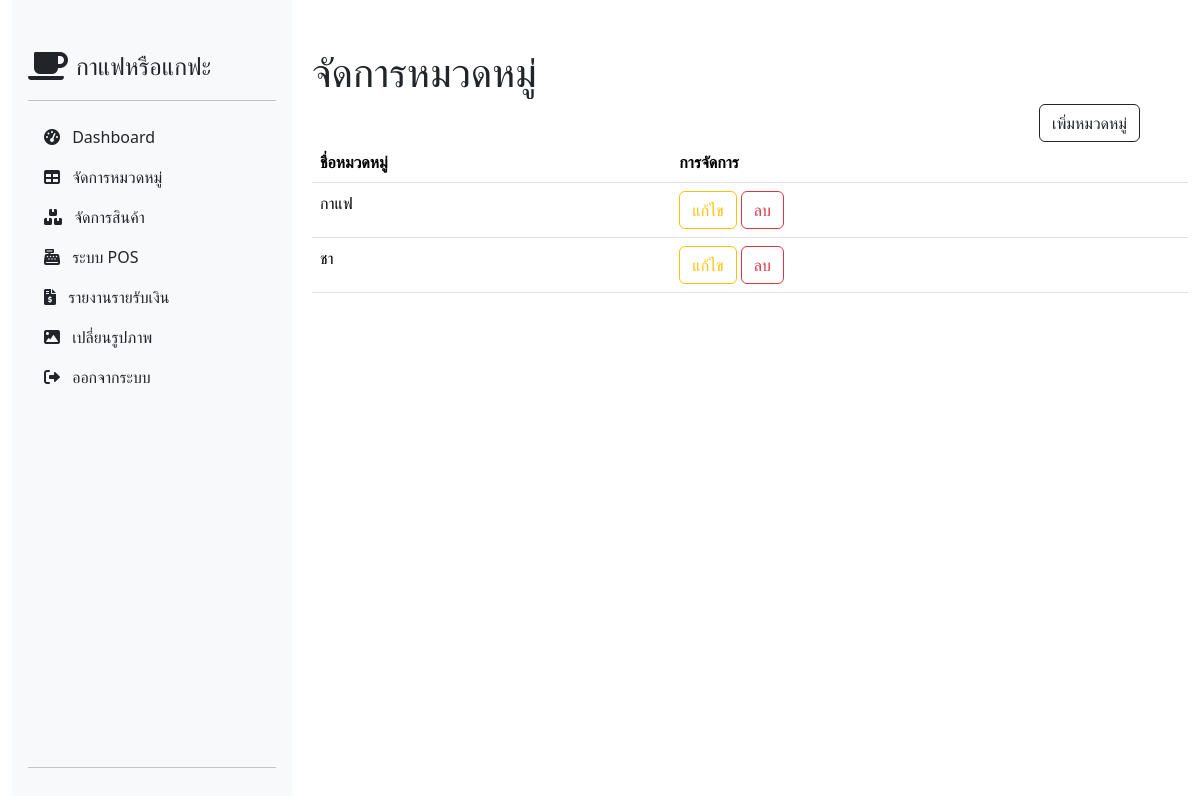
The app's page /manage_categories.php (signed in), older data.
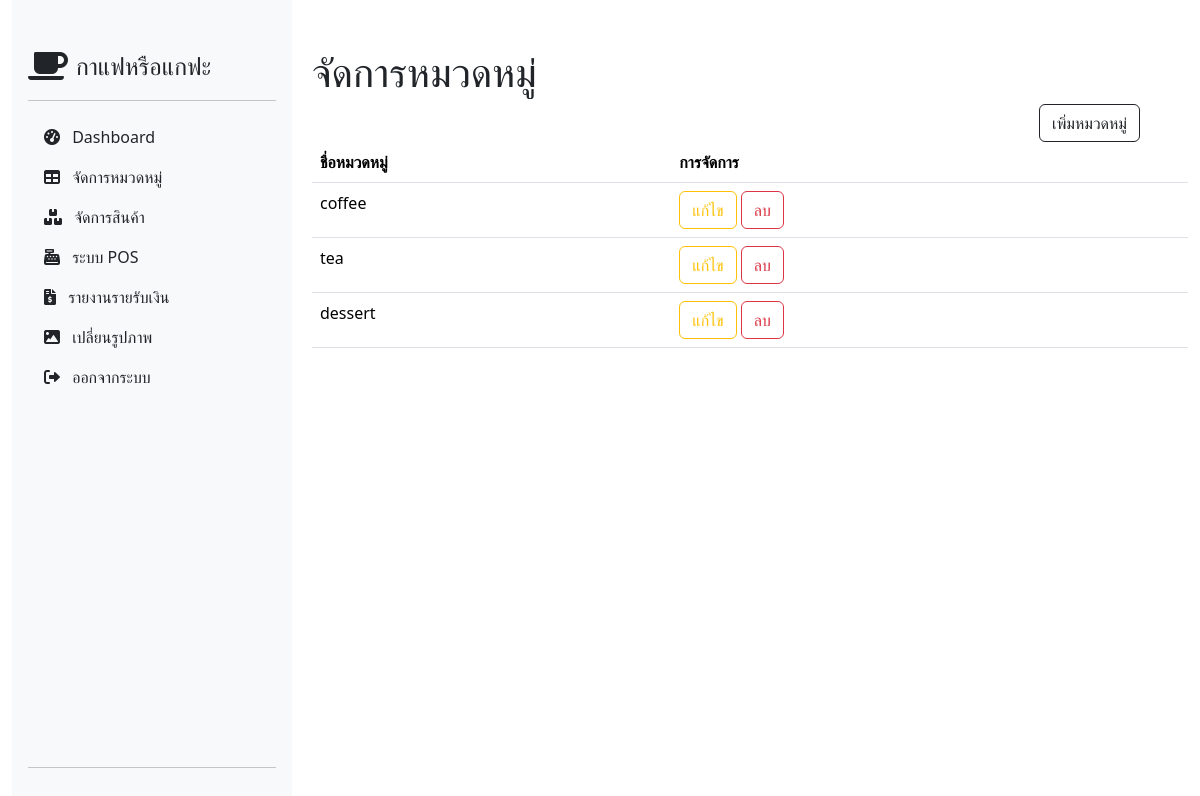
The same page, newer data.
### tables this page shows
CREATE TABLE `coffee_types` (
  `type_id` int(11) NOT NULL,
  `type_name` varchar(100) NOT NULL
);

### function/get_coffeeapp.php (called while the page is built, shortened)
<?php
class CoffeeApp extends Config
{
    public static function getCoffeeTypes()
    {
        $pdo = self::connect();
        try {
            $stmt = $pdo->prepare("SELECT `type_id`, `type_name` FROM `coffee_types`");
            $stmt->execute();
            $coffeeTypes = $stmt->fetchAll();
            return $coffeeTypes;
        } catch (PDOException $e) {
            echo "Query failed: " . $e->getMessage();
            return [];
        }
    }
}
?>

### manage_categories.php (the view, shortened to what this page needs)
<?php
include 'function/get_coffeeapp.php';
$coffeeTypes = CoffeeApp::getCoffeeTypes();
?>
<!DOCTYPE html>
<html lang="en">
<head>
    <link href="https://cdn.jsdelivr.net/npm/bootstrap@5.3.3/dist/css/bootstrap.min.css" rel="stylesheet">
    <link href="https://cdnjs.cloudflare.com/ajax/libs/font-awesome/6.0.0-beta3/css/all.min.css" rel="stylesheet">
</head>
<body>
    <div class="container-fluid">
        <div class="row">
            <div class="col-md-3 sidebar">
                <?php include 'components/sideBar.php'; ?>
            </div>
            <div class="col-md-9">
                <h1 class="mt-5">จัดการหมวดหมู่</h1>
                <div class="text-end me-5">
                    <button class="btn btn-outline-dark" data-bs-toggle="modal" data-bs-target="#addModal">เพิ่มหมวดหมู่</button>
                </div>
                <table class="table">
                    <thead>
                        <tr>
                            <th>ชื่อหมวดหมู่</th>
                            <th>การจัดการ</th>
                        </tr>
                    </thead>
                    <tbody>
                        <?php foreach ($coffeeTypes as $type): ?>
                            <tr>
                                <td><?php echo $type['type_name']; ?></td>
                                <td>
                                    <button class="btn btn-outline-warning" onclick="openEditModal('<?php echo $type['type_id']; ?>', '<?php echo $type['type_name']; ?>')">แก้ไข</button>
                                    <button class="btn btn-outline-danger" onclick="confirmDelete(<?php echo $type['type_id']; ?>)">ลบ</button>
                                </td>
                            </tr>
                        <?php endforeach; ?>
                    </tbody>
                </table>
            </div>
        </div>
    </div>
</body>
</html>

Row changes from the older to the newer data that the page shows:
changed coffee_types: type_name "กาแฟ" → "coffee"
changed coffee_types: type_name "ชา" → "tea"
added coffee_types: type_name "dessert"
